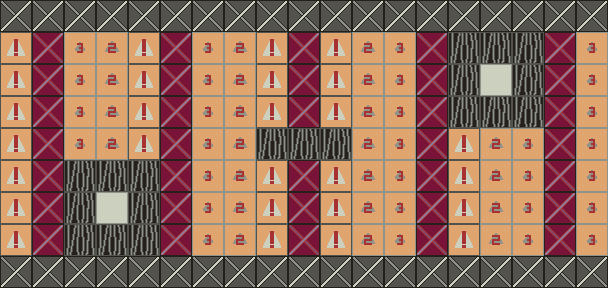

Below is a game level as drawn by its tile map, then a one-line description and the .tmx file that defines it, in full:
An orthogonal 19x9 tile map with 32x32 px tiles, 1 tile layer (Tile Layer).

<map version="1.5" tiledversion="1.6.0" orientation="orthogonal" renderorder="right-down" width="19" height="9" tilewidth="32" tileheight="32" infinite="0" backgroundcolor="#8f9389" nextlayerid="3" nextobjectid="512">
 <tileset firstgid="1" name="tileset" tilewidth="32" tileheight="32" tilecount="25" columns="5">
  <image source="../tileset.png" width="160" height="160" />
 </tileset>
 <layer id="1" name="Tile Layer" width="19" height="9">
  <data encoding="csv">
2,2,2,2,2,2,2,2,2,2,2,2,2,2,2,2,2,2,2,
8,9,6,7,8,9,6,7,8,9,8,7,6,9,11,11,11,9,6,
8,9,6,7,8,9,6,7,8,9,8,7,6,9,11,1,11,9,6,
8,9,6,7,8,9,6,7,8,9,8,7,6,9,11,11,11,9,6,
8,9,6,7,8,9,6,7,11,11,11,7,6,9,8,7,6,9,6,
8,9,11,11,11,9,6,7,8,9,8,7,6,9,8,7,6,9,6,
8,9,11,1,11,9,6,7,8,9,8,7,6,9,8,7,6,9,6,
8,9,11,11,11,9,6,7,8,9,8,7,6,9,8,7,6,9,6,
2,2,2,2,2,2,2,2,2,2,2,2,2,2,2,2,2,2,2
</data>
 </layer>
 <objectgroup id="2" name="Object Layer" />
</map>
